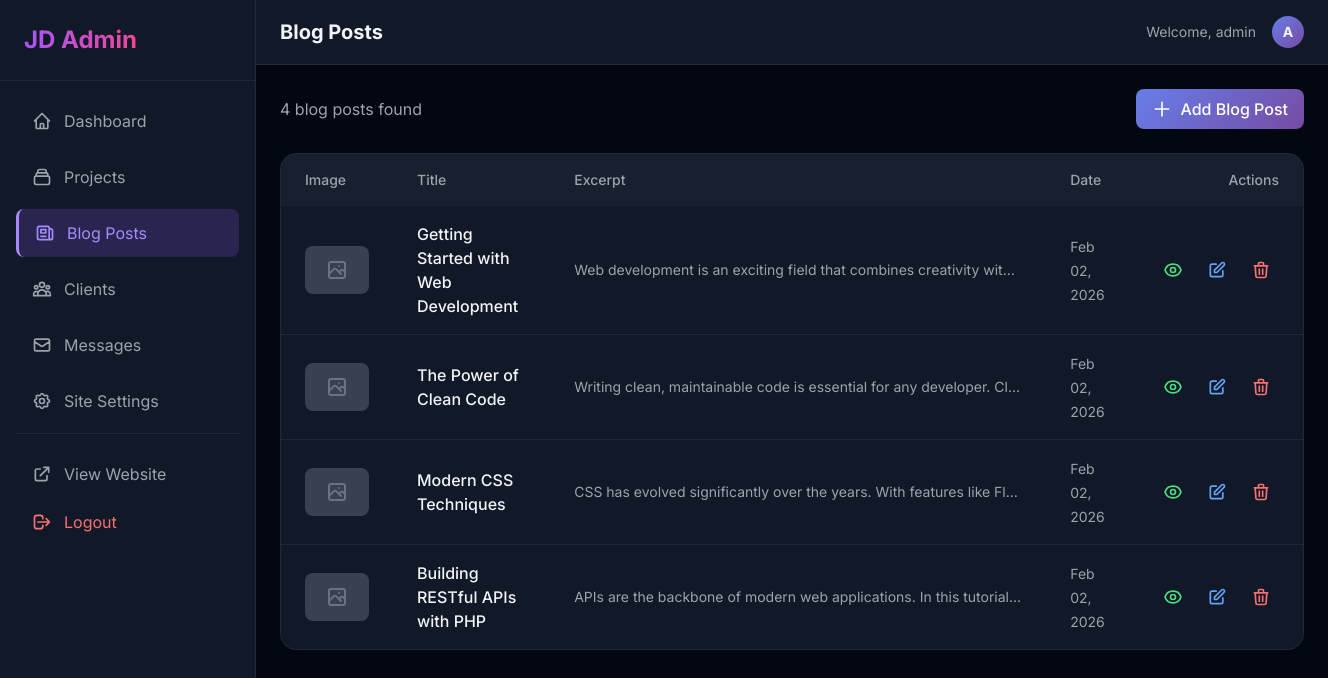
The page /admin/blogs.php (signed in) on the database its author committed.
### tables this page shows
CREATE TABLE IF NOT EXISTS blogs (
    id INT AUTO_INCREMENT PRIMARY KEY,
    title VARCHAR(255) NOT NULL,
    content TEXT,
    image_url VARCHAR(500),
    created_at TIMESTAMP DEFAULT CURRENT_TIMESTAMP
);

### admin/blogs.php (the view, shortened to what this page needs)
<?php
require_once 'includes/header.php';
require_once 'includes/sidebar.php';
try {
    $db = Database::getInstance()->getConnection();
    $blogs = $db->query("SELECT * FROM blogs ORDER BY created_at DESC")->fetchAll();
} catch (Exception $e) {
    $blogs = [];
    $error = 'Failed to load blog posts';
}
?>
<div class="flex items-center justify-between mb-6">
    <p class="text-gray-400"><?= count($blogs) ?> blog posts found</p>
    <a href="blog_form.php" class="gradient-bg text-white px-4 py-2 rounded-lg font-medium hover:opacity-90 transition-opacity flex items-center gap-2">
        <svg class="w-5 h-5" fill="none" stroke="currentColor" viewBox="0 0 24 24">
            <path stroke-linecap="round" stroke-linejoin="round" stroke-width="2" d="M12 4v16m8-8H4"/>
        </svg>
        Add Blog Post
    </a>
</div>
<div class="bg-gray-900 rounded-2xl border border-gray-800 overflow-hidden">
    <div class="overflow-x-auto">
        <table class="w-full">
            <thead class="bg-gray-800/50">
                <tr>
                    <th class="text-left px-6 py-4 text-sm font-medium text-gray-400">Image</th>
                    <th class="text-left px-6 py-4 text-sm font-medium text-gray-400">Title</th>
                    <th class="text-left px-6 py-4 text-sm font-medium text-gray-400 hidden md:table-cell">Excerpt</th>
                    <th class="text-left px-6 py-4 text-sm font-medium text-gray-400 hidden sm:table-cell">Date</th>
                    <th class="text-right px-6 py-4 text-sm font-medium text-gray-400">Actions</th>
                </tr>
            </thead>
            <tbody class="divide-y divide-gray-800">
                <?php if (!empty($blogs)): ?>
                    <?php foreach ($blogs as $blog): ?>
                    <tr class="hover:bg-gray-800/30 transition-colors">
                        <td class="px-6 py-4">
                            <?php if (!empty($blog['image_url'])): ?>
                            <img src="../<?= htmlspecialchars($blog['image_url']) ?>"
                                 alt="<?= htmlspecialchars($blog['title']) ?>"
                                 class="w-16 h-12 object-cover rounded-lg">
                            <?php else: ?>
                            <div class="w-16 h-12 bg-gray-700 rounded-lg flex items-center justify-center">
                            </div>
                            <?php endif; ?>
                        </td>
                        <td class="px-6 py-4">
                            <span class="font-medium"><?= htmlspecialchars($blog['title']) ?></span>
                        </td>
                        <td class="px-6 py-4 hidden md:table-cell">
                            <p class="text-gray-400 text-sm truncate max-w-md"><?= htmlspecialchars(substr($blog['content'], 0, 100)) ?>...</p>
                        </td>
                        <td class="px-6 py-4 hidden sm:table-cell">
                            <span class="text-gray-400 text-sm"><?= date('M d, Y', strtotime($blog['created_at'])) ?></span>
                        </td>
                        <td class="px-6 py-4">
                            <div class="flex items-center justify-end gap-2">
                                <a href="../blog.php?id=<?= $blog['id'] ?>" target="_blank" class="p-2 rounded-lg hover:bg-gray-700 transition-colors text-green-400" title="View Post">
                                </a>
                                <a href="blog_form.php?id=<?= $blog['id'] ?>" class="p-2 rounded-lg hover:bg-gray-700 transition-colors text-blue-400" title="Edit Post">
                                    <svg class="w-5 h-5" fill="none" stroke="currentColor" viewBox="0 0 24 24">
                                        <path stroke-linecap="round" stroke-linejoin="round" stroke-width="2" d="M11 5H6a2 2 0 00-2 2v11a2 2 0 002 2h11a2 2 0 002-2v-5m-1.414-9.414a2 2 0 112.828 2.828L11.828 15H9v-2.828l8.586-8.586z"/>
                                    </svg>
                                </a>
                                <a href="?delete=<?= $blog['id'] ?>" onclick="return confirm('Are you sure you want to delete this post?')" class="p-2 rounded-lg hover:bg-gray-700 transition-colors text-red-400" title="Delete Post">
                                    <svg class="w-5 h-5" fill="none" stroke="currentColor" viewBox="0 0 24 24">
                                        <path stroke-linecap="round" stroke-linejoin="round" stroke-width="2" d="M19 7l-.867 12.142A2 2 0 0116.138 21H7.862a2 2 0 01-1.995-1.858L5 7m5 4v6m4-6v6m1-10V4a1 1 0 00-1-1h-4a1 1 0 00-1 1v3M4 7h16"/>
                                    </svg>
                                </a>
                            </div>
                        </td>
                    </tr>
                    <?php endforeach; ?>
                <?php endif; ?>
            </tbody>
        </table>
    </div>
</div>
<?php require_once 'includes/footer.php'; ?>

### admin/includes/header.php (style rules this page uses)
body { font-family: 'Inter', sans-serif; }
.gradient-bg { background: linear-gradient(135deg, #667eea 0%, #764ba2 100%); }

### rows shown on the page
blogs: title "Getting Started with Web Development", content "Web development is an exciting field that combines creativity wit…", created_at "Feb 02, 2026"
blogs: title "The Power of Clean Code", content "Writing clean, maintainable code is essential for any developer. Cl…", created_at "Feb 02, 2026"
blogs: title "Modern CSS Techniques", content "CSS has evolved significantly over the years. With features like Fl…", created_at "Feb 02, 2026"
blogs: title "Building RESTful APIs with PHP", content "APIs are the backbone of modern web applications. In this tutorial…", created_at "Feb 02, 2026"

### other values the page prints
$pageTitle "Blog Posts"
Auth::getUsername() "admin"
substr(Auth::getUsername(), 0, 1) "A"
count($blogs) "4"
